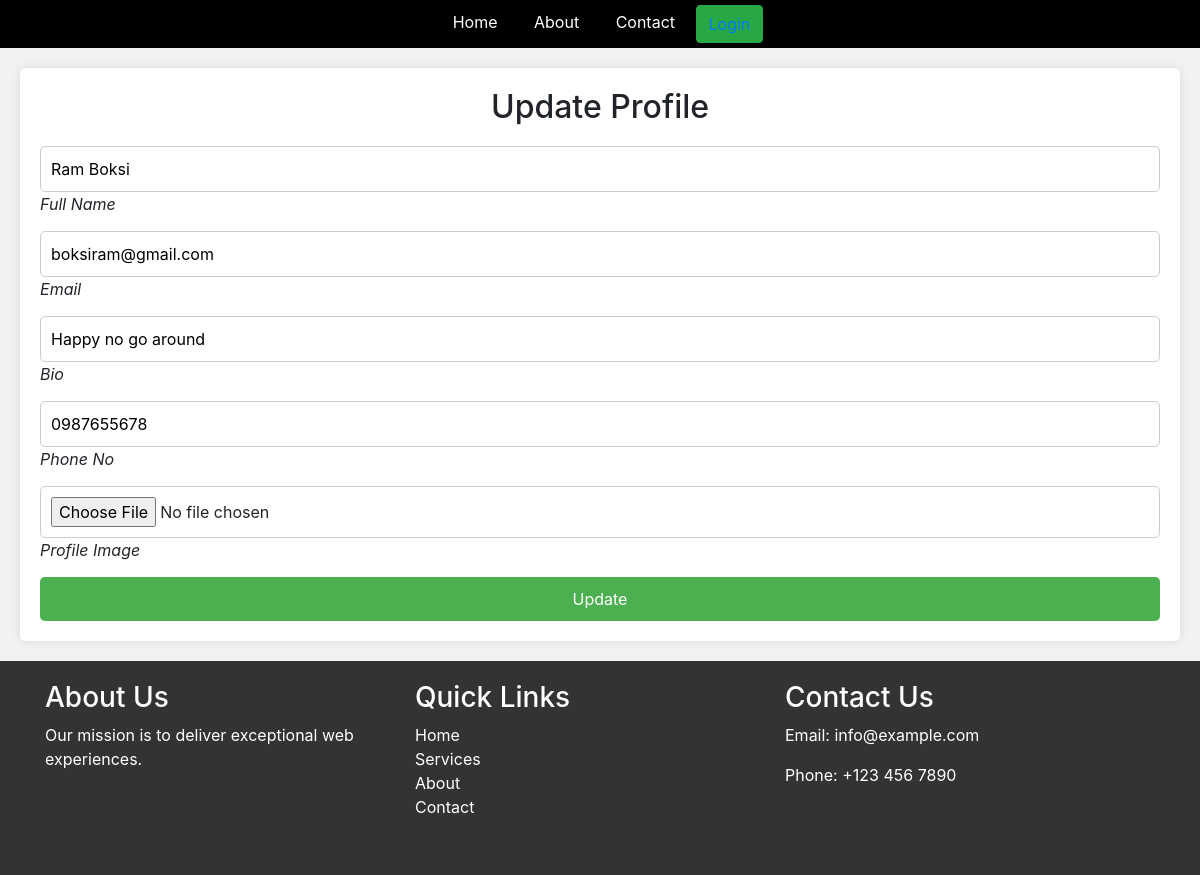
Page /update-student/6/ on the committed database.
### home/models.py (models this page shows)
class Student(models.Model):
    User= models.ForeignKey(User,on_delete=models.SET_NULL,null=True,blank=True) #This is used to authenticate user
    name=models.CharField(max_length=100)
    image= models.ImageField(upload_to="stud")
    email=models.EmailField(unique=True,default="")
    bio= models.TextField(blank=True)
    phone= models.CharField(max_length=20, null=True, blank=True)

### home/views.py (the view, shortened to what this page needs)
# urls.py: path('update-student/<id>/',update_student,name='update_student'),
def update_student(request, id):
    queryset = Student.objects.get(id=id)
    context = {"student": queryset}
    return render(request, 'update.html', context)

### home/Templates/update.html (shortened to what this page needs)
{% extends 'base.html' %}
{% block start %}
    <div class="signin" style="background-color: #f2f2f2; padding: 20px;">
        <div class="content" style="background-color: #fff; padding: 20px; border-radius: 5px; box-shadow: 0px 0px 10px 0px rgba(0,0,0,0.1);">
            <h2 style="text-align: center;">Update Profile</h2>
            <form method="post" enctype="multipart/form-data" style="margin-top: 20px;">
                <div class="form">
                    <div class="inputBox" style="margin-bottom: 15px;">
                        <input type="text" required name="name" value="{{ student.name }}" style="width: 100%; padding: 10px; border: 1px solid #ccc; border-radius: 5px;"> <i>Full Name</i>
                    </div>
                    <div class="inputBox" style="margin-bottom: 15px;">
                        <input type="text" required name="email" value="{{ student.email }}" style="width: 100%; padding: 10px; border: 1px solid #ccc; border-radius: 5px;"> <i>Email</i>
                    </div>
                    <div class="inputBox" style="margin-bottom: 15px;">
                        <input type="text" required name="bio" value="{{ student.bio }}" style="width: 100%; padding: 10px; border: 1px solid #ccc; border-radius: 5px;"> <i>Bio</i>
                    </div>
                    <div class="inputBox" style="margin-bottom: 15px;">
                        <input type="number" required name="phone" value="{{ student.phone }}" style="width: 100%; padding: 10px; border: 1px solid #ccc; border-radius: 5px;"> <i>Phone No</i>
                    </div>
                    <div class="inputBox" style="margin-bottom: 15px;">
                        <input type="file" required name="img" value="{{ student.img }}" style="width: 100%; padding: 10px; border: 1px solid #ccc; border-radius: 5px;"> <i>Profile Image</i>
                    </div>
                    <div class="inputBox">
                        <input type="submit" value="Update" style="width: 100%; padding: 10px; border: none; border-radius: 5px; background-color: #4CAF50; color: white; cursor: pointer;">
                    </div>
                </div>
            </form>
        </div>
    </div>
{% endblock %}

### rows in the picture
Student: name "Ram Boksi", email "boksiram@gmail.com", bio "Happy no go around", phone "0987655678"
